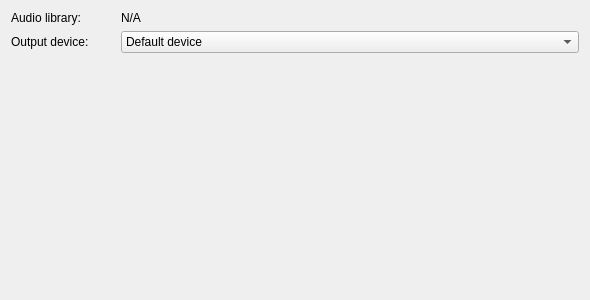
<?xml version="1.0" encoding="UTF-8"?>
<ui version="4.0">
 <class>AudioConfigTab</class>
 <widget class="QWidget" name="AudioConfigTab">
  <property name="geometry">
   <rect>
    <x>0</x>
    <y>0</y>
    <width>590</width>
    <height>300</height>
   </rect>
  </property>
  <property name="windowTitle">
   <string>Form</string>
  </property>
  <layout class="QGridLayout" name="gridLayout">
   <item row="0" column="0">
    <widget class="QLabel" name="label">
     <property name="text">
      <string>Audio library:</string>
     </property>
    </widget>
   </item>
   <item row="0" column="2">
    <widget class="QLabel" name="audioLibraryLabel">
     <property name="sizePolicy">
      <sizepolicy hsizetype="Expanding" vsizetype="Preferred">
       <horstretch>0</horstretch>
       <verstretch>0</verstretch>
      </sizepolicy>
     </property>
     <property name="text">
      <string>N/A</string>
     </property>
    </widget>
   </item>
   <item row="1" column="2">
    <widget class="QComboBox" name="comboBox">
     <property name="sizePolicy">
      <sizepolicy hsizetype="Preferred" vsizetype="Fixed">
       <horstretch>0</horstretch>
       <verstretch>0</verstretch>
      </sizepolicy>
     </property>
     <item>
      <property name="text">
       <string>Default device</string>
      </property>
     </item>
    </widget>
   </item>
   <item row="2" column="1">
    <spacer name="verticalSpacer">
     <property name="orientation">
      <enum>Qt::Vertical</enum>
     </property>
     <property name="sizeHint" stdset="0">
      <size>
       <width>20</width>
       <height>227</height>
      </size>
     </property>
    </spacer>
   </item>
   <item row="1" column="0">
    <widget class="QLabel" name="label_2">
     <property name="text">
      <string>Output device:</string>
     </property>
    </widget>
   </item>
   <item row="3" column="0" colspan="3">
    <widget class="QLabel" name="warningLabel">
     <property name="font">
      <font>
       <italic>true</italic>
      </font>
     </property>
     <property name="text">
      <string/>
     </property>
    </widget>
   </item>
  </layout>
 </widget>
 <resources/>
 <connections/>
</ui>
